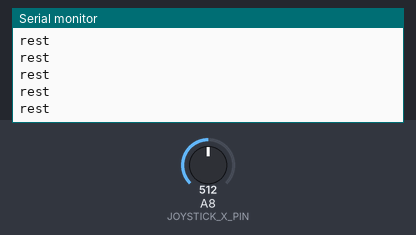
Simulated run of this sketch. Board: Arduino Mega 2560, built with avr-gcc and run on an emulated ATmega2560. On the bench: the last lines printed to the serial monitor. The test bench sets the inputs (shaded band); at power-on: A8 (JOYSTICK_X_PIN) = 512.

Above: at 1.2 s.
1.3 s: A8 (JOYSTICK_X_PIN) set to 550
At 1.31 s:
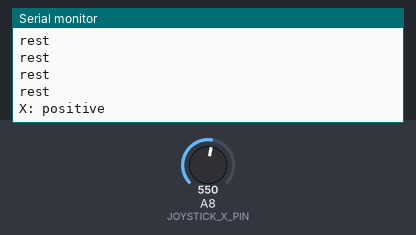
3.2 s: A8 (JOYSTICK_X_PIN) set to 306
At 3.21 s:
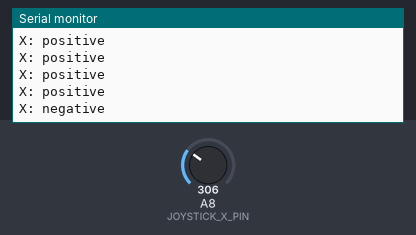

The sketch:

Joytick_test.ino
```cpp
#define JOYSTICK_X_PIN A8

#define JOYSTICK_THRESHOLD 20 // Joystick threshold
#define NEUTRAL_RANGE_LOW 492 // Lower limit of the neutral range
#define NEUTRAL_RANGE_HIGH 532 // Upper limit of the neutral range

void setup() {
  Serial.begin(9600);
}

void loop() {

  int joystickX = analogRead(JOYSTICK_X_PIN);

  // Check if joystick is in the neutral range
  if (joystickX >= NEUTRAL_RANGE_LOW && joystickX <= NEUTRAL_RANGE_HIGH) {
    Serial.println("rest"); // Joystick is in the neutral position
  } else {
    joystickX = map(joystickX, 0, 1023, -512, 512); // Map joystick value to a range from -512 to 512

    Serial.print("X: ");

    // Determine whether the joystick is pushed in a negative or positive direction
    if (joystickX < 0) {
      Serial.println("negative");
    } else {
      Serial.println("positive");
    }
  }

  delay(100); // Delay for 100 ms
}
```

Measured:
- the behaviour switches between 532 and 533 on A8 (JOYSTICK_X_PIN) (found by bisection; images 0 and 1)
- after the input at 1.3 s, the serial monitor: prints a new line at once (image 1)
- after the input at 3.2 s, the serial monitor: prints a new line at once (image 2)
